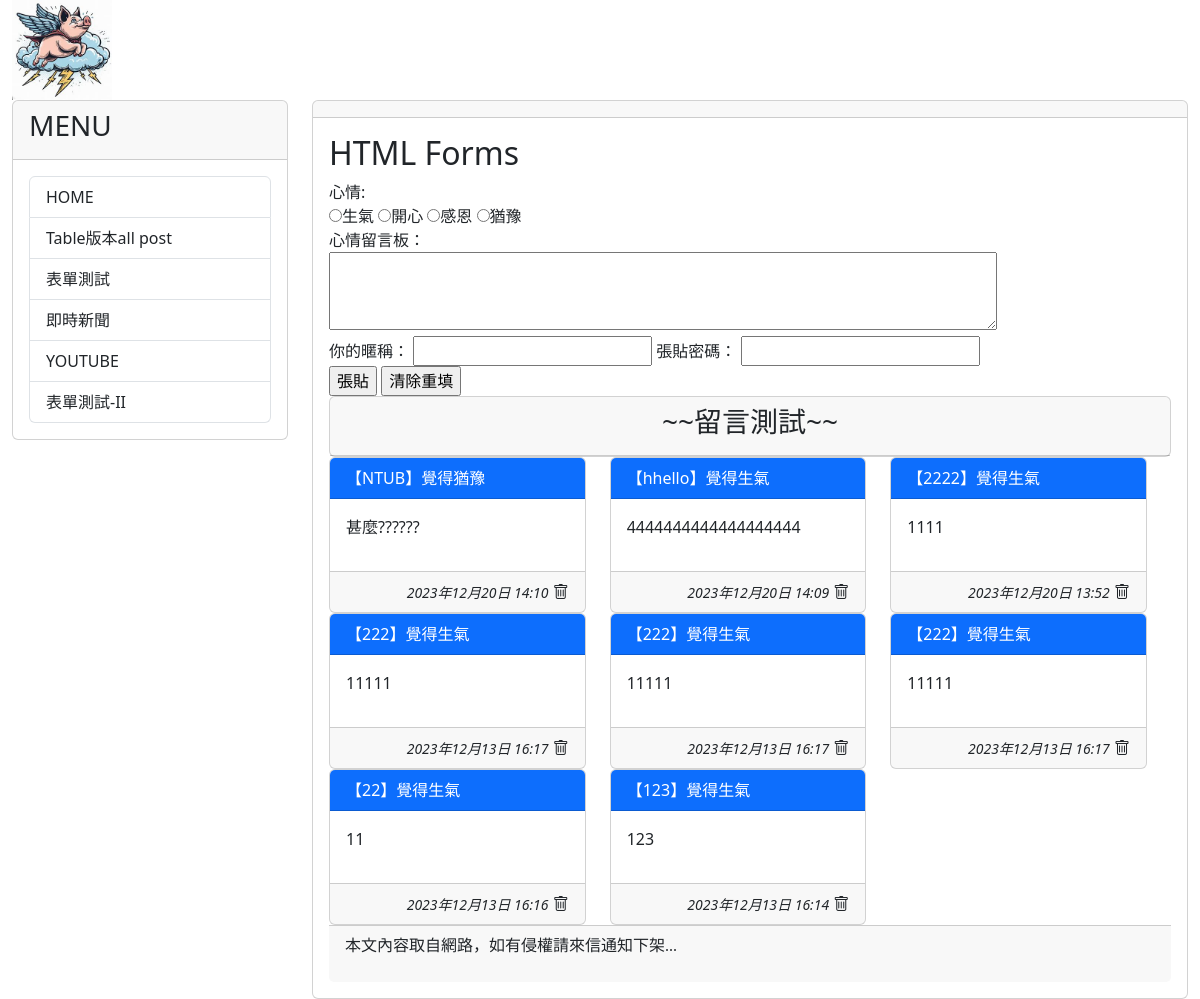
/test/, run on an earlier commit of the app's database.
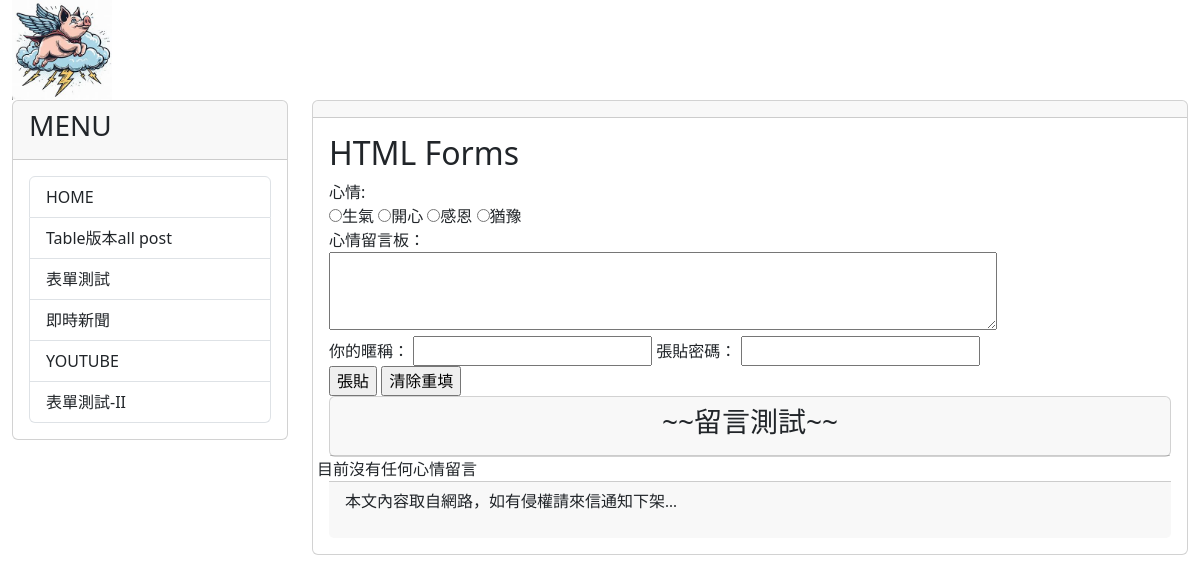
And on a later commit of the database.
### mytest/models.py (models this page shows, shortened)
class Mood(models.Model):
    status = models.CharField(max_length=10, null=False)
    def __str__(self):
        return self.status

class Post(models.Model):
    mood = models.ForeignKey('Mood', on_delete=models.CASCADE)
    nickname = models.CharField(max_length=10, default='不願意透漏身份的人')
    message = models.TextField(null=False)
    del_pass = models.CharField(max_length=10)
    pub_time = models.DateTimeField(auto_now=True)
    enabled = models.BooleanField(default=True)

### mytest/views.py (the view, shortened to what this page needs)
# urls.py: path('test/', testv.index, name="test-new"),
def index(request):
    posts = Post.objects.filter(enabled=True).order_by('-pub_time')[:30]
    moods = Mood.objects.all()
    if request.method == 'GET':
        return render(request, 'myform.html', locals())
    else:
        message = 'post/get 出現錯誤'
        return render(request, 'myform.html', locals())

### mytest/templates/myform.html (shortened to what this page needs)
{% extends "base2.html" %}
{% block content %}
<h2>HTML Forms</h2>
<form action="" method="post">
  <label for="title">心情:</label><br>
  {% for m in moods %}
  <input type='radio' name='mood' value='{{ m.status }}'>{{ m.status }}</input>
  {% endfor %}
  <br>
  心情留言板：<br/>
  <textarea name='user_post' rows=3 cols=70></textarea>
  <br/>
  <label for='user_id'>你的暱稱：</label>
  <input id='user_id' type='text' name='user_id'>
  <label for='user_pass'>張貼密碼：</label>
  <input id='user_pass' type='password' name='user_pass'><br/>
  <input type='submit' value='張貼'>
  <input type='reset' value='清除重填'>
</form>
<div class='row'>
  <div class='col-md-12'>
      <div class='card'>
          <div class='card-header' align=center>
          <h3>~~留言測試~~</h3>
      </div>
  </div>
</div>
<div class="row">
  {% for p in posts %}
   <div class="col-sm-12 col-md-4">
      <div class='card'>
          <div class='card-header text-white bg-primary'>【{{ p.nickname }}】覺得{{ p.mood }}</div>
          <div class='card-body'>{{ p.message | linebreaks }}</div>
          <div class='card-footer' align='right'>
              <i><small>{{ p.pub_time }}</small></i>
              <i class="bi bi-trash"  onclick='go_delete({{p.id}})'></i>
          </div>
      </div>
  </div>
  {% empty %}
      目前沒有任何心情留言
  {% endfor %}
</div>
{% endblock content %}

### templates/base2.html (shortened to what this page needs)
<!DOCTYPE html>
<html>
    <head>
        <link href="https://cdn.jsdelivr.net/npm/bootstrap@5.3.2/dist/css/bootstrap.min.css" rel="stylesheet">
        <link rel="stylesheet" href="https://cdn.jsdelivr.net/npm/bootstrap-icons@1.11.2/font/bootstrap-icons.min.css">
    </head>
    <body>
        <div class="container-fluid">
            {% include 'header.html' %}
            <div class="row">
                <div class="col-sm-3 col-md-3">
                    <div class="card">
                        <div class="card-header">
                            <h3>MENU</h3>
                        </div>
                        <div class="card-body">
                            <div class="list-group">
                                <a href="/" class="list-group-item">HOME</a>
                                <a href="{% url 'show-all-posts' %}" class="list-group-item">Table版本all post</a>
                                <a href="{% url 'post-new' %}" class="list-group-item">表單測試</a>
                                <a href="https://google.com/news" class="list-group-item">即時新聞</a>
                                <a href="https://www.youtube.com" class="list-group-item">YOUTUBE</a>
                                <a href="{% url 'test-new' %}" class="list-group-item">表單測試-II</a>
                            </div>
                        </div>
                    </div>
                </div>
                <div class="col-sm-9 col-md-9">
                    <div class="card">
                        <div class="card-header">
                        </div>
                        <div class="card-body">
                            {% block content %} {% endblock %}
                        </div>
                        <div class="card-footer">
                            {% include 'footer.html' %}
                        </div>
                    </div>
                </div>
            </div>
        </div>
    </body>
</html>

### templates/header.html
{% load static %}
<div class='well'>
    <img src="{% static "images/OIG.jfif" %}" height="100">
</div>

### templates/footer.html
{% block footer %}
    {% if now %}
    <p style='font-family:微軟正黑體;'>現在時刻：{{ now }}</p>
    {% else %}
    <p style='font-family:微軟正黑體;'>本文內容取自網路，如有侵權請來信通知下架...</p>
    {% endif %}
{% endblock %}

What changed in the data, as far as the page shows it:
removed Post: nickname "NTUB", mood "猶豫", message "甚麼??????", pub_time "2023年12月20日 14:10"
removed Post: nickname "hhello", mood "生氣", message "4444444444444444444", pub_time "2023年12月20日 14:09"
removed Post: nickname "2222", mood "生氣", message "1111", pub_time "2023年12月20日 13:52"
removed Post: nickname "222", mood "生氣", message "11111", pub_time "2023年12月13日 16:17"
removed Post: nickname "222", mood "生氣", message "11111", pub_time "2023年12月13日 16:17"
removed Post: nickname "222", mood "生氣", message "11111", pub_time "2023年12月13日 16:17"
removed Post: nickname "22", mood "生氣", message "11", pub_time "2023年12月13日 16:16"
removed Post: nickname "123", mood "生氣", message "123", pub_time "2023年12月13日 16:14"
Also different on the page:
text now shown: "目前沒有任何心情留言"
